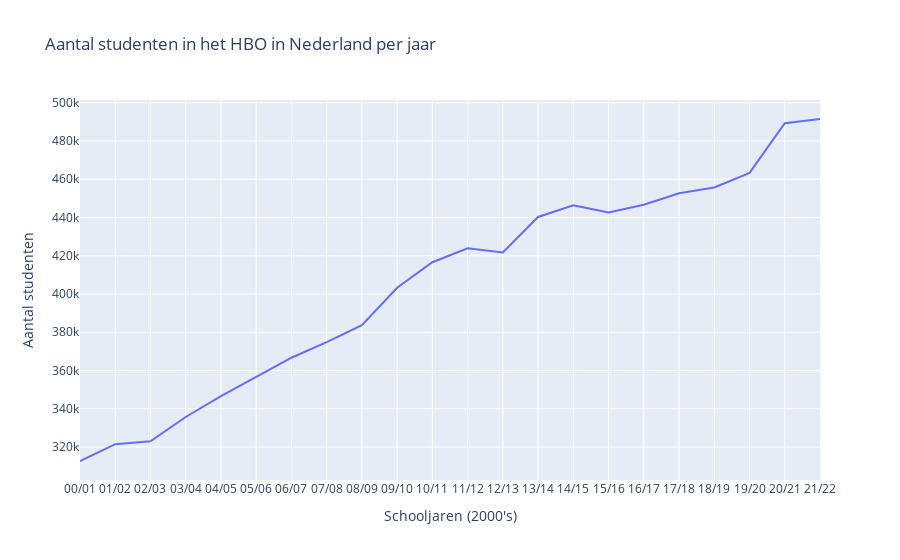

Here is the notebook cell this chart was saved with:
### Code cell
students_hbo = students[(students['Onderwijssoort'] == 'A025294') & (students['Migratieachtergrond'] == 'T001040')]

students_hbo_relevant = students_hbo[['Perioden', 'LeerlingenStudenten_1']]

students_hbo_relevant = students_hbo_relevant.assign(Perioden=students_hbo_relevant['Perioden'].str.removesuffix('SJ00'))
students_hbo_relevant = students_hbo_relevant.assign(Perioden=students_hbo_relevant['Perioden'].apply(lambda periode: f'{periode[-2:]}/{str(int(periode) + 1)[-2:]}'))

students_hbo_year = px.line(students_hbo_relevant, x='Perioden', y='LeerlingenStudenten_1', title='Aantal studenten in het HBO in Nederland per jaar')
students_hbo_year.update_layout(xaxis_title='Schooljaren (2000\'s)')
students_hbo_year.update_layout(yaxis_title='Aantal studenten')
students_hbo_year.show()

### Figure 1 — Plotly figure (JSON) as saved in the notebook; plotly's stock layout.template omitted (floating-point values rounded to 4 significant figures)
{"data": [{"hovertemplate": "Perioden=%{x}<br>LeerlingenStudenten_1=%{y}<extra></extra>", "legendgroup": "", "line": {"color": "#636efa", "dash": "solid"}, "marker": {"symbol": "circle"}, "mode": "lines", "name": "", "orientation": "v", "showlegend": false, "type": "scatter", "x": ["00/01", "01/02", "02/03", "03/04", "04/05", "05/06", "06/07", "07/08", "08/09", "09/10", "10/11", "11/12", "12/13", "13/14", "14/15", "15/16", "16/17", "17/18", "18/19", "19/20", "20/21", "21/22"], "xaxis": "x", "y": [312698, 321508, 322963, 335706, 346640, 356842, 366689, 374802, 383713, 403278, 416629, 423945, 421693, 440293, 446434, 442594, 446645, 452690, 455670, 463330, 489262, 491499], "yaxis": "y"}], "layout": {"legend": {"tracegroupgap": 0}, "title": {"text": "Aantal studenten in het HBO in Nederland per jaar"}, "xaxis": {"anchor": "y", "domain": [0, 1], "title": {"text": "Schooljaren (2000's)"}}, "yaxis": {"anchor": "x", "domain": [0, 1], "title": {"text": "Aantal studenten"}}}}
